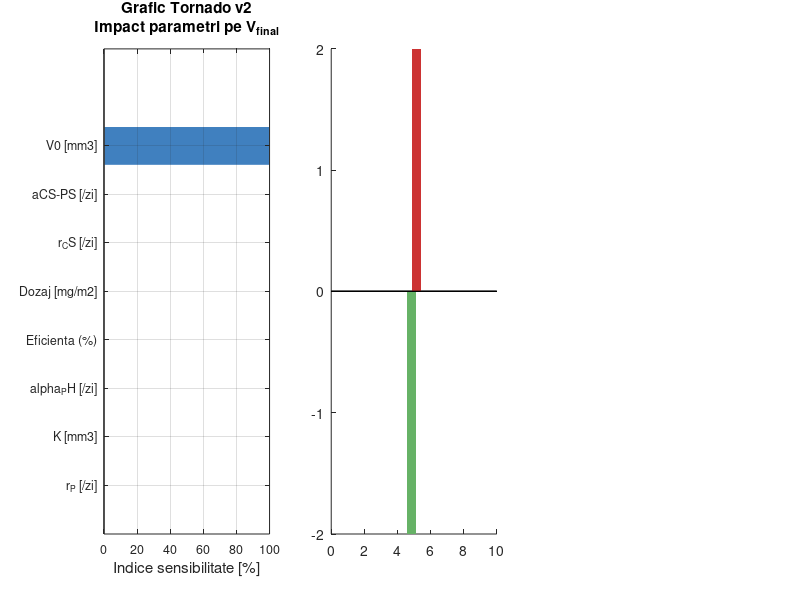

This figure's MATLAB source: (Note: this script raises an error after producing the figure.)
function analiza_sensibilitate_GBM_v2()

fprintf('\n========================================\n');
fprintf('  Analiza de Sensibilitate v2 — Digital Twin GBM\n');
fprintf('========================================\n\n');

%% Parametri de baza 
%  K = 70000 
p_ref = struct(...
    'rP',        0.025,    ... % rata proliferare [/zi] — Swanson 2003
    'K',         70000,    ... % capacitate biologica [mm^3] 
    'aPH',       0.0371,   ... % tranzitie hipoxica [/zi] — LUMIERE
    'efic',      0.60,     ... % eficienta tratament [0-1]
    'V0',        10000,    ... % volum initial [mm^3]
    'T',         400,      ... % durata simulare [zile]
    'Z',         30,       ... % zi start TMZ [zile]
    'dozaj',     150,      ... % dozaj TMZ [mg/m^2]
    'greutate',  70,       ... % greutate pacient standard [kg]
    'rCS',       0.00105,  ... %  auto-reinnoire CSC [/zi]
    'aCS_to_PS', 0.00048   ... %  diferentiere CSC→PS [/zi]
);

variatie = 0.20;  % ±20%

%%  Parametri analizati 
param_names  = {'rP',       'K',        'aPH',  'efic',          ...
                'V0',       'dozaj',    'rCS',  'aCS_to_PS'};
param_labels = {'r_P [/zi]',      'K [mm3]',     'alpha_PH [/zi]', ...
                'Eficienta (%)',  'V0 [mm3]',    'Dozaj [mg/m2]', ...
                'r_CS [/zi]',    'aCS-PS [/zi]'};

N_params = numel(param_names);

%% === Initializare rezultate ===
V_final_ref   = NaN;
V_final_plus  = NaN(N_params, 1);
V_final_minus = NaN(N_params, 1);
red_ref       = NaN;
red_plus      = NaN(N_params, 1);
red_minus     = NaN(N_params, 1);

traiectorii.t_ref   = [];
traiectorii.V_ref   = [];
traiectorii.t_plus  = cell(N_params, 1);
traiectorii.V_plus  = cell(N_params, 1);
traiectorii.t_minus = cell(N_params, 1);
traiectorii.V_minus = cell(N_params, 1);

%% === Simulare referinta ===
fprintf('Simulare de referinta... ');
[t_r, V_r, red_r] = ruleaza_simulare_v2(p_ref);
V_final_ref = V_r(end);
red_ref     = red_r;
traiectorii.t_ref = t_r;
traiectorii.V_ref = V_r;
fprintf('V_final=%.2f cm^3, Reducere=%.1f%%\n', V_final_ref/1000, red_ref);

%% === Simulari variatii ±20% ===
fprintf('\nVariatii ±20% per parametru:\n');
fprintf('%-28s  %-14s  %-14s  %-10s  %-10s\n', ...
        'Parametru', 'V_final+ [cm3]', 'V_final- [cm3]', 'Red+%', 'Red-%');
fprintf('%s\n', repmat('-',1,80));

for i = 1:N_params
    pn = param_names{i};

    % Variatie +20%
    p_plus = p_ref;
    p_plus.(pn) = p_ref.(pn) * (1 + variatie);
    [t_p, V_p, red_p] = ruleaza_simulare_v2(p_plus);
    V_final_plus(i)    = V_p(end);
    red_plus(i)        = red_p;
    traiectorii.t_plus{i} = t_p;
    traiectorii.V_plus{i} = V_p;

    % Variatie -20%
    p_minus = p_ref;
    p_minus.(pn) = p_ref.(pn) * (1 - variatie);
    [t_m, V_m, red_m] = ruleaza_simulare_v2(p_minus);
    V_final_minus(i)   = V_m(end);
    red_minus(i)       = red_m;
    traiectorii.t_minus{i} = t_m;
    traiectorii.V_minus{i} = V_m;

    fprintf('%-28s  %-14.2f  %-14.2f  %-10.1f  %-10.1f\n', ...
            param_labels{i}, ...
            V_final_plus(i)/1000, V_final_minus(i)/1000, ...
            red_plus(i), red_minus(i));
end

%%  Indici de sensibilitate normalizati

S_idx = abs(V_final_plus - V_final_minus) / (2 * variatie * V_final_ref) * 100;

fprintf('\nIndici sensibilitate normalizati (%%output / %%input):\n');
for i = 1:N_params
    fprintf('  S(%s) = %.2f%%\n', param_labels{i}, S_idx(i));
end

%%  GRAFICE 
figure('Name','Analiza Sensibilitate v2 — Digital Twin GBM', ...
       'NumberTitle','off','Position',[50 50 1600 650]);

%% Plot 1: Grafic Tornado 
subplot(1,3,1);
[S_sort, idx_sort] = sort(S_idx);
labels_sort = param_labels(idx_sort);

barh(1:N_params, S_sort, 'FaceColor',[0.25 0.5 0.75],'EdgeColor','white');
set(gca,'YTick',1:N_params,'YTickLabel',labels_sort,'FontSize',9);
xlabel('Indice sensibilitate [%]','FontSize',11);
title({'Grafic Tornado v2'; 'Impact parametri pe V_{final}'},'FontSize',11);
grid on;

%% Plot 2: Impact pe volum final (bara dubla ±20%)
subplot(1,3,2);
delta_plus  = (V_final_plus  - V_final_ref) / 1000;
delta_minus = (V_final_minus - V_final_ref) / 1000;

hold on;
for i = 1:N_params
    c_p = [0.8 0.2 0.2]; if delta_plus(i)  < 0, c_p = [0.2 0.6 0.2]; end
    c_m = [0.8 0.4 0.4]; if delta_minus(i) < 0, c_m = [0.4 0.7 0.4]; end
    bar(i + 0.15, delta_plus(i),  0.25, 'FaceColor', c_p, 'EdgeColor','none');
    bar(i - 0.15, delta_minus(i), 0.25, 'FaceColor', c_m, 'EdgeColor','none');
end
yline(0,'k-','LineWidth',1.5);
set(gca,'XTick',1:N_params,'XTickLabel',param_labels,'XTickLabelRotation',35,'FontSize',8);
ylabel('\Delta V_{final} [cm^3]','FontSize',11);
title({'Variatie volum final';'(vs referinta, ±20% parametri)'},'FontSize',11);
legend({'+20% parametru','-20% parametru'},'Location','best','FontSize',9);
grid on; hold off;

%% Plot 3: Traiectorii spaghetti — fara tratament
subplot(1,3,3);
hold on;
culori = lines(N_params);

plot(traiectorii.t_ref, traiectorii.V_ref/1000, 'k-', 'LineWidth',2.5, ...
     'DisplayName','Referinta');

for i = 1:N_params
    plot(traiectorii.t_plus{i},  traiectorii.V_plus{i}/1000,  '--', ...
         'Color', culori(i,:), 'LineWidth', 1.0, ...
         'DisplayName', [param_labels{i} ' +20%']);
    plot(traiectorii.t_minus{i}, traiectorii.V_minus{i}/1000, ':', ...
         'Color', culori(i,:), 'LineWidth', 1.0, ...
         'HandleVisibility','off');
end

xlabel('Timp [zile]','FontSize',11);
ylabel('Volum tumoral [cm^3]','FontSize',11);
title({'Traiectorii posibile'; '(fara tratament)'},'FontSize',11);
legend('Location','northwest','FontSize',7);
grid on; hold off;

sgtitle(sprintf('Analiza de Sensibilitate v2 — Digital Twin GBM (±20%%)  [K=%.0f mm^3, %d parametri]', ...
                p_ref.K, N_params), 'FontSize',12,'FontWeight','bold');

fprintf('\nAnaliza completa. Graficele au fost generate.\n');
end


%% 
%  FUNCTIE SIMULARE v2 

function [t_out, V_no_out, reducere] = ruleaza_simulare_v2(p)
    V0      = p.V0;
    T       = p.T;
    Z       = p.Z;
    efic    = p.efic;
    dozaj   = p.dozaj;
    greutate = p.greutate;
    BSA     = 1.85;   % BSA standard [m^2] pentru analiza de sensibilitate

    %% 
    kel_d    = log(2) / (1.8/24);    % T1/2=1.8h → kel=9.24 /zi
    Vd       = 0.4 * greutate;       % volum distributie [L] (FDA TMZ 2005)
    F        = 1.0;                   % biodisponibilitate 100%
    Emax     = 0.85;
    EC50     = 0.6;                   % [mg/L] (Baker et al. 1999)

    dt_pk    = 0.1;                   % [zile] — orice valoare, solutie exacta
    t_PK     = 0 : dt_pk : T;
    C_pl     = zeros(size(t_PK));
    dose_mg  = dozaj * BSA;
    C_inf    = F * dose_mg / (Vd * kel_d);  % concentratie de echilibru [mg/L]
    exp_k    = exp(-kel_d * dt_pk);

    for i = 2:length(t_PK)
        tnow = t_PK(i);
        in_w = (tnow >= Z) && (mod(tnow - Z, 28) <= 5);
        if in_w
            C_pl(i) = C_pl(i-1) * exp_k + C_inf * (1 - exp_k);
        else
            C_pl(i) = C_pl(i-1) * exp_k;
        end
        C_pl(i) = max(C_pl(i), 0);
    end

    u_t       = Emax * (C_pl ./ (EC50 + C_pl)) * efic;
    u_t_redus = u_t * 0.25;

    %%  Conditii initiale 
    y0 = conditii_initiale_v2(V0);

    %% Parametri ODE 
    pm = struct(...
        'rP', p.rP, 'K', p.K, 'aPH', p.aPH, ...
        'aHN', 0.004, 'dN', 0.001, ...
        'mu_SR_base', 3e-4, 'mu_RS', 5e-6, 'mu_SR_factor', 3, ...
        'mgmt_SR', 0.70, ...
        'muP_S', 0.012, 'muP_R', 0.0006, 'muP_CS', 5e-5, ...
        'rCS', p.rCS, 'aCS_to_PS', p.aCS_to_PS, ...  % [FIX 3.7] din parametri
        't_PK', t_PK, 'u_t', u_t, 'u_t_redus', u_t_redus, ...
        'cu_tratament', true);

    pm_no              = pm;
    pm_no.cu_tratament = false;

    %%  ode15s 
    opts = odeset('RelTol',1e-5,'AbsTol',1e-7*ones(1,5),...
                  'MaxStep',0.5,'NonNegative',[1 2 3 4 5]);
    tspan = [0, T];

    try
        [t_no, Y_no] = ode15s(@(t,y) gbm_ode_v2(t,y,pm_no), tspan, y0, opts);
        [t_tr, Y_tr] = ode15s(@(t,y) gbm_ode_v2(t,y,pm),    tspan, y0, opts);

        V_no = sum(Y_no, 2);
        V_tr = sum(Y_tr, 2);

        t_com    = linspace(0, T, 300);
        V_no_i   = interp1(t_no, V_no, t_com, 'linear', 'extrap');
        V_tr_i   = interp1(t_tr, V_tr, t_com, 'linear', 'extrap');

        t_out    = t_com(:)';
        V_no_out = V_no_i(:)';
        reducere = 100 * (V_no_i(end) - V_tr_i(end)) / max(V_no_i(end), eps);
    catch ME
        warning('ruleaza_simulare_v2: %s', ME.message);
        t_out    = linspace(0, T, 300);
        V_no_out = V0 * ones(1, 300);
        reducere = 0;
    end
end


%% 

function y0 = conditii_initiale_v2(V0)
    if V0 < 5000
        frac_P = 0.45; frac_H = 0.25; frac_N = 0.15;
    elseif V0 < 30000
        frac_P = 0.30; frac_H = 0.20; frac_N = 0.40;
    else
        frac_P = 0.20; frac_H = 0.18; frac_N = 0.50;
    end
    frac_live = frac_P + frac_H;
    CS_frac   = 0.02 * frac_live;
    frac_P    = frac_P - CS_frac;

    y0 = [frac_P*0.90*V0; frac_P*0.10*V0; frac_H*V0; frac_N*V0; CS_frac*V0];
end


%% 

function dydt = gbm_ode_v2(t, y, p)
    PS = y(1); PR = y(2); Hc = y(3); N = y(4); CS = y(5);
    V_tot = max(PS + PR + Hc + N + CS, eps);
    lf    = max(0, 1 - V_tot / p.K);

    if p.cu_tratament
        u_now     = interp1(p.t_PK, p.u_t,       t, 'linear', 0);
        u_red_now = interp1(p.t_PK, p.u_t_redus, t, 'linear', 0);
    else
        u_now = 0; u_red_now = 0;
    end

    sf    = (Hc + N) / V_tot;
    mu_SR = (p.mu_SR_base + p.mu_SR_factor * p.mu_SR_base * sf) * p.mgmt_SR;

    dPS = p.rP*PS*lf - p.aPH*PS - mu_SR*PS + p.mu_RS*PR - p.muP_S*u_now*PS + p.aCS_to_PS*CS;
    dPR = p.rP*PR*lf - p.aPH*PR + mu_SR*PS  - p.mu_RS*PR - p.muP_R*u_now*PR;
    dH  = p.aPH*(PS+PR) - p.aHN*Hc - 0.004*u_red_now*Hc;
    dN  = p.aHN*Hc - p.dN*N;
    dCS = p.rCS*CS*lf  - p.aCS_to_PS*CS - p.muP_CS*u_now*CS;

    dydt = [dPS; dPR; dH; dN; dCS];
end
